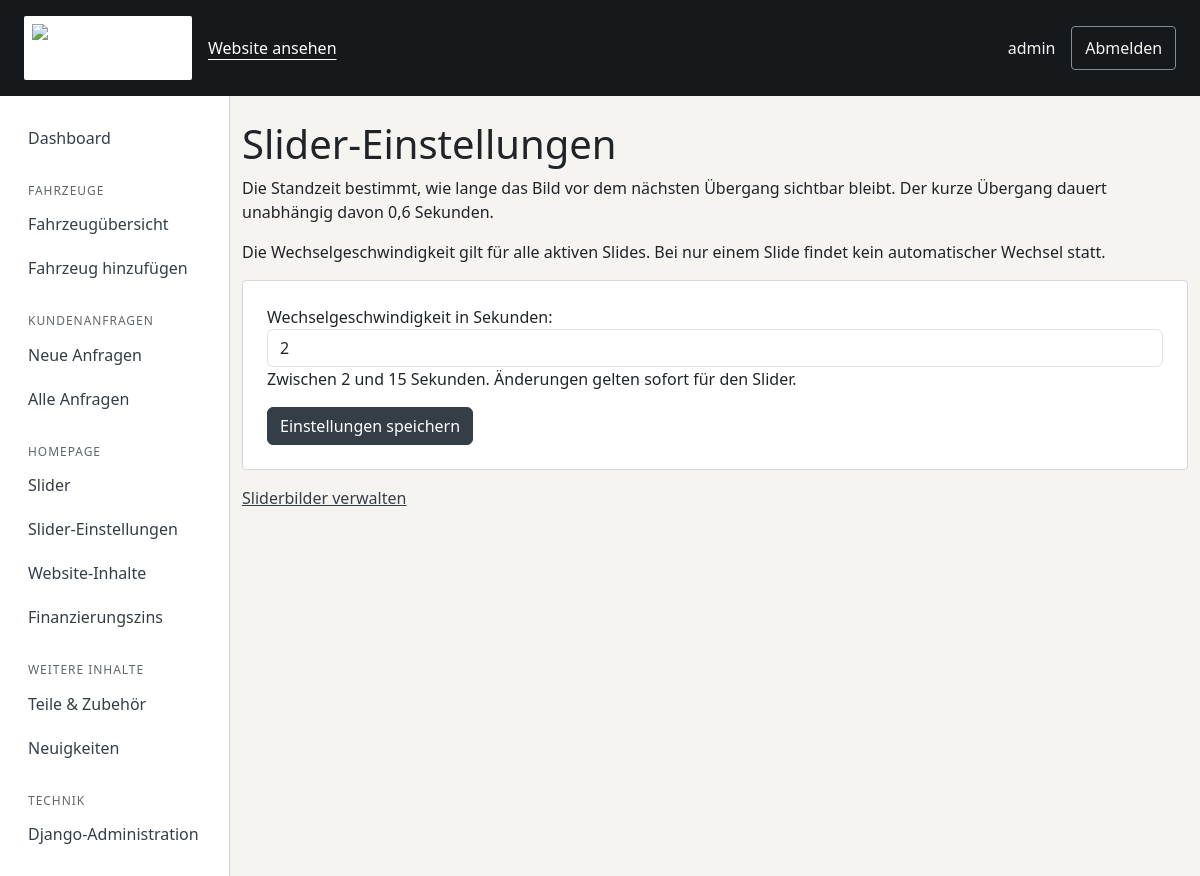
/verwaltung/homepage/slider/einstellungen/ (signed in), run on an earlier commit of the app's database.
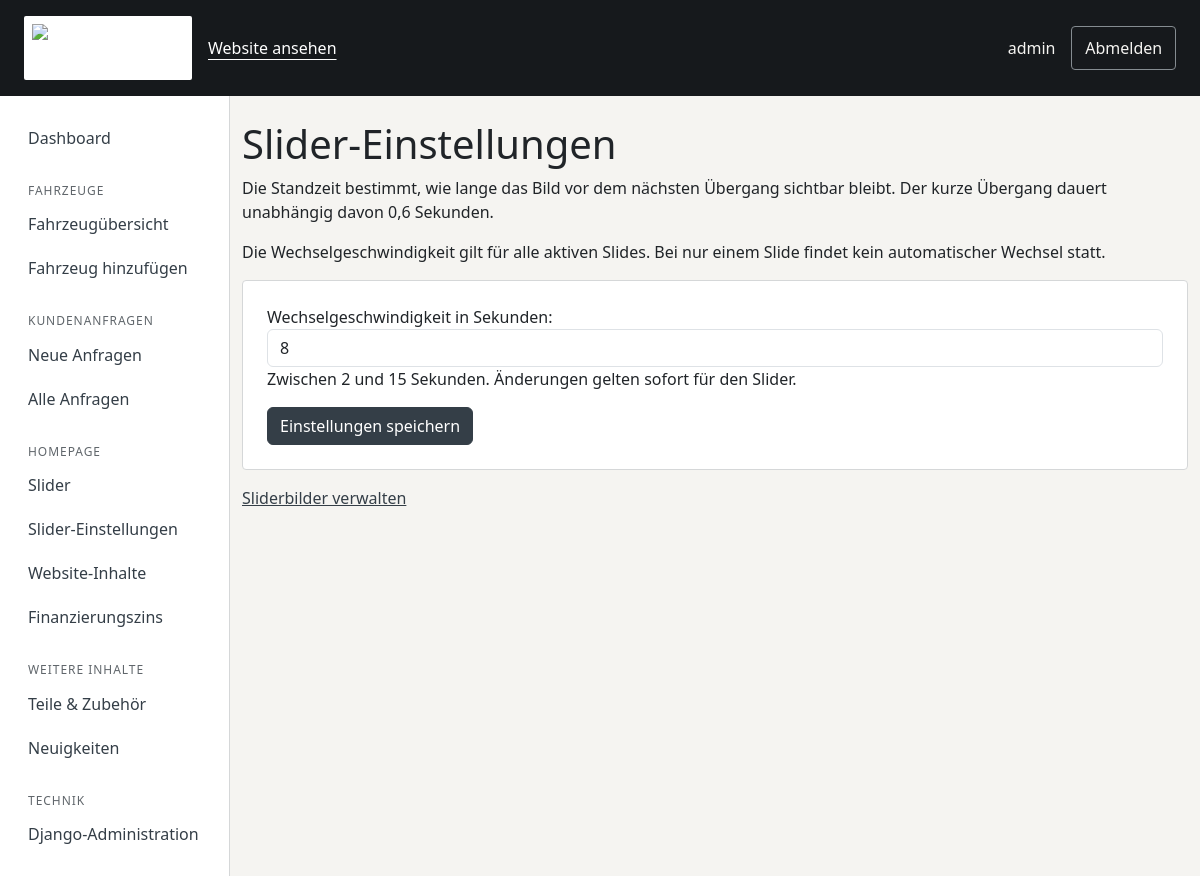
And on a later commit of the database.
### vehicles/models.py (models this page shows)
class Homepage(models.Model):
    financing_annual_rate = models.DecimalField('Effektiver Jahreszins in Prozent', max_digits=5, decimal_places=2, default='6.99', validators=[MinValueValidator(0), MaxValueValidator(50)], help_text='Zentrale Einstellung für fahrzeugbezogene Finanzierungsrechner.')
    slider_interval = models.PositiveSmallIntegerField('Wechselgeschwindigkeit in Sekunden', default=4,
        validators=[MinValueValidator(2), MaxValueValidator(15)],
        help_text='Zwischen 2 und 15 Sekunden. Änderungen gelten sofort für den Slider.')
    id = models.PositiveSmallIntegerField(primary_key=True, default=1, editable=False)
    draft = models.JSONField(default=dict)
    published = models.JSONField(default=dict)
    revision = models.PositiveIntegerField(default=0)
    published_at = models.DateTimeField(null=True, blank=True)
    class Meta:
        verbose_name = 'Startseite'
        verbose_name_plural = 'Startseite'
        constraints = [models.CheckConstraint(condition=models.Q(id=1), name='homepage_singleton'),
                       models.CheckConstraint(condition=models.Q(slider_interval__gte=2, slider_interval__lte=15), name='homepage_slider_interval_range')]
        permissions = [('change_slider_settings', 'Kann Slider-Einstellungen ändern')]

### vehicles/slider_views.py (the view)
@never_cache
@login_required
@permission_required('vehicles.change_slider_settings', raise_exception=True)
def slider_settings(request):
    page = Homepage.objects.filter(pk=1).first() or Homepage(pk=1)
    form = SliderSettingsForm(request.POST if request.method == 'POST' else None, instance=page)
    if request.method == 'POST' and form.is_valid():
        Homepage.objects.get_or_create(pk=1)
        Homepage.objects.filter(pk=1).update(slider_interval=form.cleaned_data['slider_interval'])
        messages.success(request, 'Wechselgeschwindigkeit gespeichert.')
        return redirect('slider_settings')
    return render(request, 'management/slider_settings.html', {'form': form})

### vehicles/slider_forms.py
class SliderSettingsForm(forms.ModelForm):
    class Meta:
        model = Homepage
        fields = ['slider_interval']
        widgets = {'slider_interval': forms.NumberInput(attrs={'class': 'form-control'})}

### vehicles/content.py (called while the page is built)
def homepage_content(values=None):
    interval = Homepage._meta.get_field("slider_interval").default
    if values is None:
        page = Homepage.objects.filter(pk=1).first()
        values = page.published if page else {}
        interval = page.slider_interval if page else interval
    result = {key: values.get(key, default) for key, label, default, group in TEXT_FIELDS}
    image_ids = [values[key] for key, *_ in IMAGE_FIELDS if isinstance(values.get(key), int)]
    images = HomepageImage.objects.in_bulk(image_ids)
    for key, label, fallback, group in IMAGE_FIELDS:
        asset = images.get(values.get(key))
        result[key] = asset.image.url if asset else (static(fallback) if fallback else '')
    result["slider_interval"] = interval
    return result

def website_content(request):
    if not hasattr(request, '_homepage_content'):
        request._homepage_content = homepage_content()
    return {'site_content': request._homepage_content}

### templates/management/slider_settings.html (shortened to what this page needs)
{% extends 'management/base.html' %}
{% load static %}
{% block content %}
<section class="container py-4"><h1>Slider-Einstellungen</h1>
    <p>Die Standzeit bestimmt, wie lange das Bild vor dem nächsten Übergang sichtbar bleibt. Der kurze Übergang dauert unabhängig davon 0,6 Sekunden.</p>
    <p>Die Wechselgeschwindigkeit gilt für alle aktiven Slides. Bei nur einem Slide findet kein automatischer Wechsel statt.</p>
    <form method="post" class="card p-4" data-unsaved-form{% if form.errors %} data-unsaved-errors{% endif %}>
        {% csrf_token %}{{ form.as_p }}<div><button class="btn btn-primary" type="submit">Einstellungen speichern</button> </div>
    </form>
    {% if perms.vehicles.view_heroslide %}<p class="mt-3"><a href="{% url 'management_slides' %}">Sliderbilder verwalten</a></p>{% endif %}
</section>
{% endblock %}

What changed in the data, as far as the page shows it:
changed Homepage: slider_interval "2" → "8"
